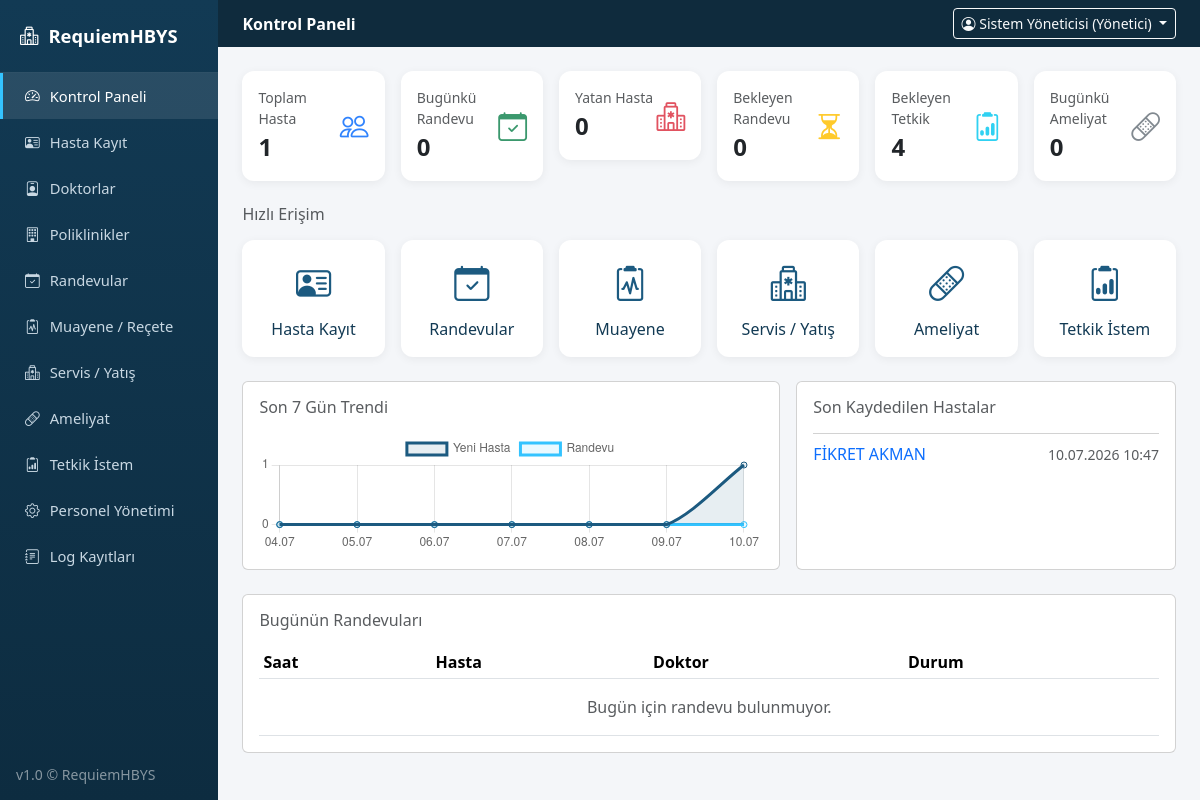
The app's page / (signed in), older data.
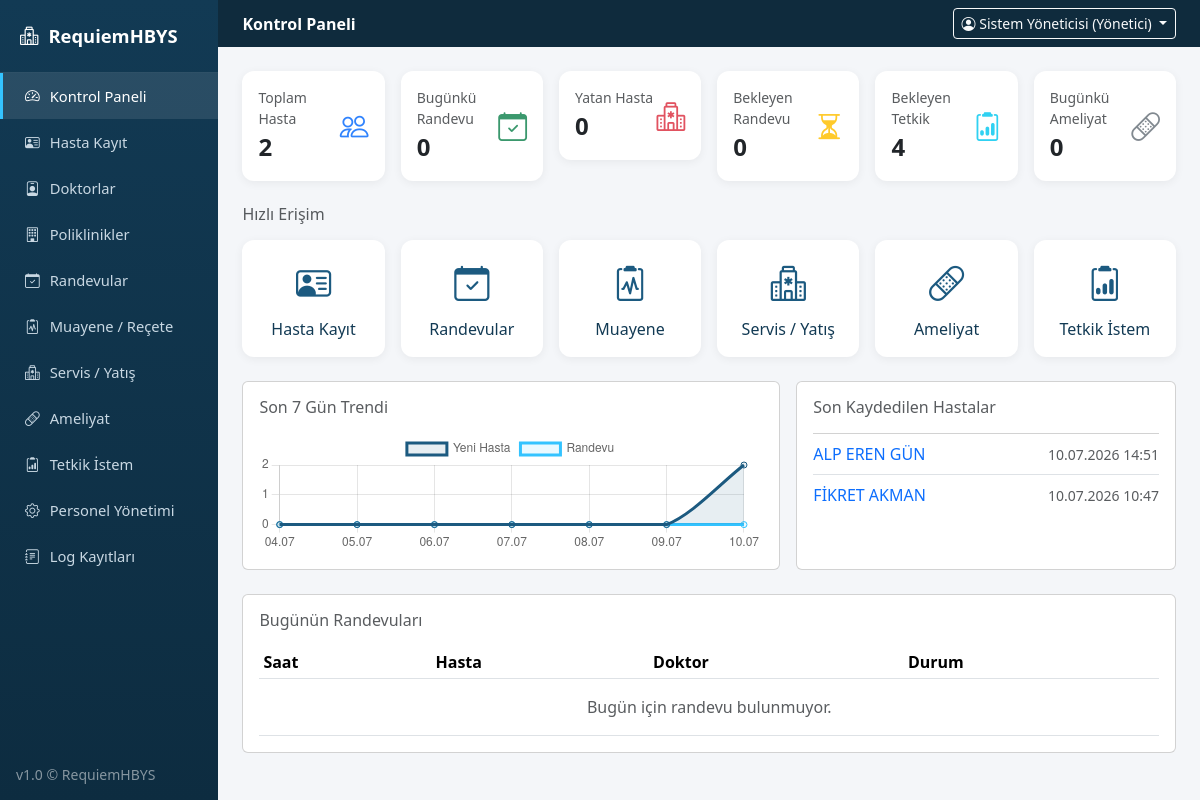
The same page, newer data.
### tables this page shows
CREATE TABLE hastalar (
            id INTEGER PRIMARY KEY AUTOINCREMENT,
            ad_soyad TEXT NOT NULL,
            tc TEXT,
            dogum_tarihi TEXT,
            cinsiyet TEXT,
            kan_grubu TEXT,
            telefon TEXT,
            adres TEXT,
            acil_ad TEXT,
            acil_tel TEXT,
            gecmis TEXT,
            kayit_tarihi TEXT
        );

### app.py (the view)
@app.route("/")
@login_required
def dashboard():
    toplam_hasta, bugunku_randevu, yatan_hasta, bekleyen_randevu = db.istatistikleri_getir()
    bekleyen_tetkik = db.bekleyen_tetkik_sayisi()
    bugunku_ameliyat = db.bugunku_ameliyat_sayisi()
    son_hastalar = db.son_hastalar_getir(5)
    bugunun_randevulari = db.bugunun_randevulari_getir()
    gunler, hasta_trend, randevu_trend = db.son_7_gun_trend()
    return render_template("dashboard.html", toplam_hasta=toplam_hasta, bugunku_randevu=bugunku_randevu,
                           yatan_hasta=yatan_hasta, bekleyen_randevu=bekleyen_randevu,
                           bekleyen_tetkik=bekleyen_tetkik, bugunku_ameliyat=bugunku_ameliyat,
                           son_hastalar=son_hastalar, bugunun_randevulari=bugunun_randevulari,
                           gunler=gunler, hasta_trend=hasta_trend, randevu_trend=randevu_trend)

### app.py (called while the page is built)
def login_required(f):
    @wraps(f)
    def wrapper(*args, **kwargs):
        if "user_id" not in session:
            flash("Lütfen giriş yapın.", "warning")
            return redirect(url_for("login"))
        return f(*args, **kwargs)
    return wrapper

@app.context_processor
def inject_globals():
    def modul_yetkili(modul):
        return modul in ROL_MODUL_YETKILERI.get(session.get("rol"), set())
    return {"simdi": datetime.now().strftime("%d.%m.%Y %H:%M"), "modul_yetkili": modul_yetkili}

### database.py (called while the page is built)
    def sorgula(self, sql, params=()):
        cur = self.conn.cursor()
        cur.execute(sql, params)
        return [dict(r) for r in cur.fetchall()]

    def bugunun_randevulari_getir(self):
        bugun = datetime.now().strftime("%d.%m.%Y")
        return self.sorgula("""SELECT r.id, r.tarih, r.saat, r.durum, h.ad_soyad as hasta_ad, d.ad_soyad as doktor_ad
                                FROM randevular r JOIN hastalar h ON r.hasta_id=h.id
                                JOIN doktorlar d ON r.doktor_id=d.id WHERE r.tarih=? ORDER BY r.saat""", (bugun,))

    def son_hastalar_getir(self, limit=5):
        return self.sorgula("SELECT * FROM hastalar ORDER BY id DESC LIMIT ?", (limit,))

### templates/dashboard.html (shortened to what the changed rows need)
{% extends "base.html" %}
{% block content %}
<div class="row g-3 mb-4">
  <div class="col-md-2">
    <div class="card card-stat p-3">
      <div class="d-flex justify-content-between align-items-center">
        <div><div class="text-muted small">Toplam Hasta</div><div class="fs-4 fw-bold">{{ toplam_hasta }}</div></div>
      </div>
    </div>
  </div>
</div>
<div class="row g-3 mb-4">
  <div class="col-md-7">
    <div class="card p-3 h-100">
      <h6 class="text-muted mb-3">Son 7 Gün Trendi</h6>
      <canvas id="trendChart" height="120"></canvas>
    </div>
  </div>
  <div class="col-md-5">
    <div class="card p-3 h-100">
      <ul class="list-group list-group-flush">
        {% for h in son_hastalar %}
        <li class="list-group-item d-flex justify-content-between align-items-center px-0">
          <a href="{{ url_for('hasta_detay', hid=h.id) }}" class="text-decoration-none">{{ h.ad_soyad }}</a>
          <span class="text-muted small">{{ h.kayit_tarihi }}</span>
        </li>
        {% else %}
        <li class="list-group-item text-muted text-center px-0">Kayıt bulunamadı.</li>
        {% endfor %}
      </ul>
    </div>
  </div>
</div>
<div class="card mb-4">
  <div class="card-body">
    <div class="table-responsive">
      <table class="table table-sm table-hover align-middle mb-0">
        <thead><tr><th>Saat</th><th>Hasta</th><th>Doktor</th><th>Durum</th></tr></thead>
      </table>
    </div>
  </div>
</div>
<script>
new Chart(document.getElementById('trendChart'), {
  type: 'line',
  data: {
    labels: {{ gunler | tojson }},
    datasets: [
      { label: 'Yeni Hasta', data: {{ hasta_trend | tojson }}, borderColor: '#1c5a80', backgroundColor: 'rgba(28,90,128,.1)', tension: .3, fill: true },
      { label: 'Randevu', data: {{ randevu_trend | tojson }}, borderColor: '#34c3ff', backgroundColor: 'rgba(52,195,255,.1)', tension: .3, fill: true }
    ]
  },
  options: { responsive: true, scales: { y: { beginAtZero: true, ticks: { stepSize: 1 } } } }
});
</script>
{% endblock %}

Row changes from the older to the newer data that the page shows:
added hastalar: ad_soyad "ALP EREN GÜN", kayit_tarihi "10.07.2026 14:51"
Text that changed along with them:
{{ toplam_hasta }}: "1" → "2"
chart data {{ hasta_trend | tojson }}: [0, 0, 0, 0, 0, 0, 1] → [0, 0, 0, 0, 0, 0, 2]
